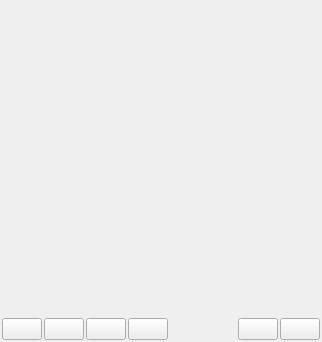
<?xml version="1.0" encoding="UTF-8"?>
<ui version="4.0">
 <class>ColibriMainWindow</class>
 <widget class="QMainWindow" name="ColibriMainWindow">
  <property name="geometry">
   <rect>
    <x>0</x>
    <y>0</y>
    <width>322</width>
    <height>342</height>
   </rect>
  </property>
  <property name="sizePolicy">
   <sizepolicy hsizetype="Expanding" vsizetype="Expanding">
    <horstretch>0</horstretch>
    <verstretch>0</verstretch>
   </sizepolicy>
  </property>
  <property name="windowTitle">
   <string>Colibri</string>
  </property>
  <property name="windowIcon">
   <iconset resource="../colibri.qrc">
    <normaloff>:/icons/Colibri128.png</normaloff>:/icons/Colibri128.png</iconset>
  </property>
  <property name="styleSheet">
   <string notr="true"/>
  </property>
  <widget class="QWidget" name="centralWidget">
   <property name="sizePolicy">
    <sizepolicy hsizetype="Expanding" vsizetype="Expanding">
     <horstretch>0</horstretch>
     <verstretch>0</verstretch>
    </sizepolicy>
   </property>
   <layout class="QVBoxLayout" name="verticalLayout">
    <property name="spacing">
     <number>1</number>
    </property>
    <property name="margin">
     <number>1</number>
    </property>
    <item>
     <widget class="QWidget" name="iphoneScreenWidget" native="true">
      <property name="sizePolicy">
       <sizepolicy hsizetype="Expanding" vsizetype="Expanding">
        <horstretch>0</horstretch>
        <verstretch>0</verstretch>
       </sizepolicy>
      </property>
      <property name="minimumSize">
       <size>
        <width>320</width>
        <height>340</height>
       </size>
      </property>
      <layout class="QVBoxLayout" name="verticalLayout_2">
       <property name="spacing">
        <number>0</number>
       </property>
       <property name="margin">
        <number>0</number>
       </property>
       <item>
        <widget class="ImageWidget" name="imageLabel" native="true">
         <property name="sizePolicy">
          <sizepolicy hsizetype="Expanding" vsizetype="Expanding">
           <horstretch>0</horstretch>
           <verstretch>0</verstretch>
          </sizepolicy>
         </property>
        </widget>
       </item>
       <item>
        <widget class="QWidget" name="toolsWidget" native="true">
         <property name="maximumSize">
          <size>
           <width>16777215</width>
           <height>70</height>
          </size>
         </property>
         <layout class="QHBoxLayout" name="horizontalLayout_3">
          <property name="spacing">
           <number>2</number>
          </property>
          <property name="margin">
           <number>1</number>
          </property>
          <item>
           <widget class="QPushButton" name="camButton">
            <property name="sizePolicy">
             <sizepolicy hsizetype="Minimum" vsizetype="Preferred">
              <horstretch>0</horstretch>
              <verstretch>0</verstretch>
             </sizepolicy>
            </property>
            <property name="toolTip">
             <string>Activate camera grabbing</string>
            </property>
            <property name="statusTip">
             <string>Toggle webcam input</string>
            </property>
            <property name="text">
             <string/>
            </property>
            <property name="icon">
             <iconset resource="../colibri.qrc">
              <normaloff>:/icons/camera-web.png</normaloff>:/icons/camera-web.png</iconset>
            </property>
            <property name="checkable">
             <bool>true</bool>
            </property>
           </widget>
          </item>
          <item>
           <widget class="QPushButton" name="movieButton">
            <property name="sizePolicy">
             <sizepolicy hsizetype="Minimum" vsizetype="Preferred">
              <horstretch>0</horstretch>
              <verstretch>0</verstretch>
             </sizepolicy>
            </property>
            <property name="toolTip">
             <string>Open a movie file</string>
            </property>
            <property name="statusTip">
             <string>Open a movie file</string>
            </property>
            <property name="text">
             <string/>
            </property>
            <property name="icon">
             <iconset resource="../colibri.qrc">
              <normaloff>:/icons/movie.png</normaloff>:/icons/movie.png</iconset>
            </property>
            <property name="checkable">
             <bool>true</bool>
            </property>
           </widget>
          </item>
          <item>
           <widget class="QPushButton" name="fileButton">
            <property name="sizePolicy">
             <sizepolicy hsizetype="Preferred" vsizetype="Preferred">
              <horstretch>0</horstretch>
              <verstretch>0</verstretch>
             </sizepolicy>
            </property>
            <property name="toolTip">
             <string>Open a picture file</string>
            </property>
            <property name="styleSheet">
             <string notr="true"/>
            </property>
            <property name="text">
             <string/>
            </property>
            <property name="icon">
             <iconset resource="../colibri.qrc">
              <normaloff>:/icons/image-jpeg.png</normaloff>:/icons/image-jpeg.png</iconset>
            </property>
            <property name="shortcut">
             <string>Ctrl+O</string>
            </property>
           </widget>
          </item>
          <item>
           <widget class="QPushButton" name="deskButton">
            <property name="sizePolicy">
             <sizepolicy hsizetype="Minimum" vsizetype="Preferred">
              <horstretch>0</horstretch>
              <verstretch>0</verstretch>
             </sizepolicy>
            </property>
            <property name="toolTip">
             <string>Grab screen behind the window</string>
            </property>
            <property name="text">
             <string/>
            </property>
            <property name="icon">
             <iconset resource="../colibri.qrc">
              <normaloff>:/icons/video-display.png</normaloff>:/icons/video-display.png</iconset>
            </property>
           </widget>
          </item>
          <item>
           <spacer name="horizontalSpacer">
            <property name="orientation">
             <enum>Qt::Horizontal</enum>
            </property>
            <property name="sizeHint" stdset="0">
             <size>
              <width>40</width>
              <height>20</height>
             </size>
            </property>
           </spacer>
          </item>
          <item>
           <widget class="QPushButton" name="snapButton">
            <property name="sizePolicy">
             <sizepolicy hsizetype="Minimum" vsizetype="Preferred">
              <horstretch>0</horstretch>
              <verstretch>0</verstretch>
             </sizepolicy>
            </property>
            <property name="toolTip">
             <string>Save snapshot in your Desktop directory</string>
            </property>
            <property name="text">
             <string/>
            </property>
            <property name="icon">
             <iconset resource="../colibri.qrc">
              <normaloff>:/icons/camera-photo.png</normaloff>:/icons/camera-photo.png</iconset>
            </property>
           </widget>
          </item>
          <item>
           <widget class="QPushButton" name="fullScreenButton">
            <property name="sizePolicy">
             <sizepolicy hsizetype="Minimum" vsizetype="Preferred">
              <horstretch>0</horstretch>
              <verstretch>0</verstretch>
             </sizepolicy>
            </property>
            <property name="toolTip">
             <string>Toggle fullscreen mode (F11)</string>
            </property>
            <property name="text">
             <string/>
            </property>
            <property name="icon">
             <iconset resource="../colibri.qrc">
              <normaloff>:/icons/view-fullscreen.png</normaloff>:/icons/view-fullscreen.png</iconset>
            </property>
            <property name="shortcut">
             <string>F11</string>
            </property>
           </widget>
          </item>
         </layout>
        </widget>
       </item>
      </layout>
     </widget>
    </item>
   </layout>
  </widget>
 </widget>
 <layoutdefault spacing="6" margin="11"/>
 <customwidgets>
  <customwidget>
   <class>ImageWidget</class>
   <extends>QWidget</extends>
   <header>imagewidget.h</header>
   <container>1</container>
  </customwidget>
 </customwidgets>
 <resources>
  <include location="../colibri.qrc"/>
 </resources>
 <connections/>
</ui>
